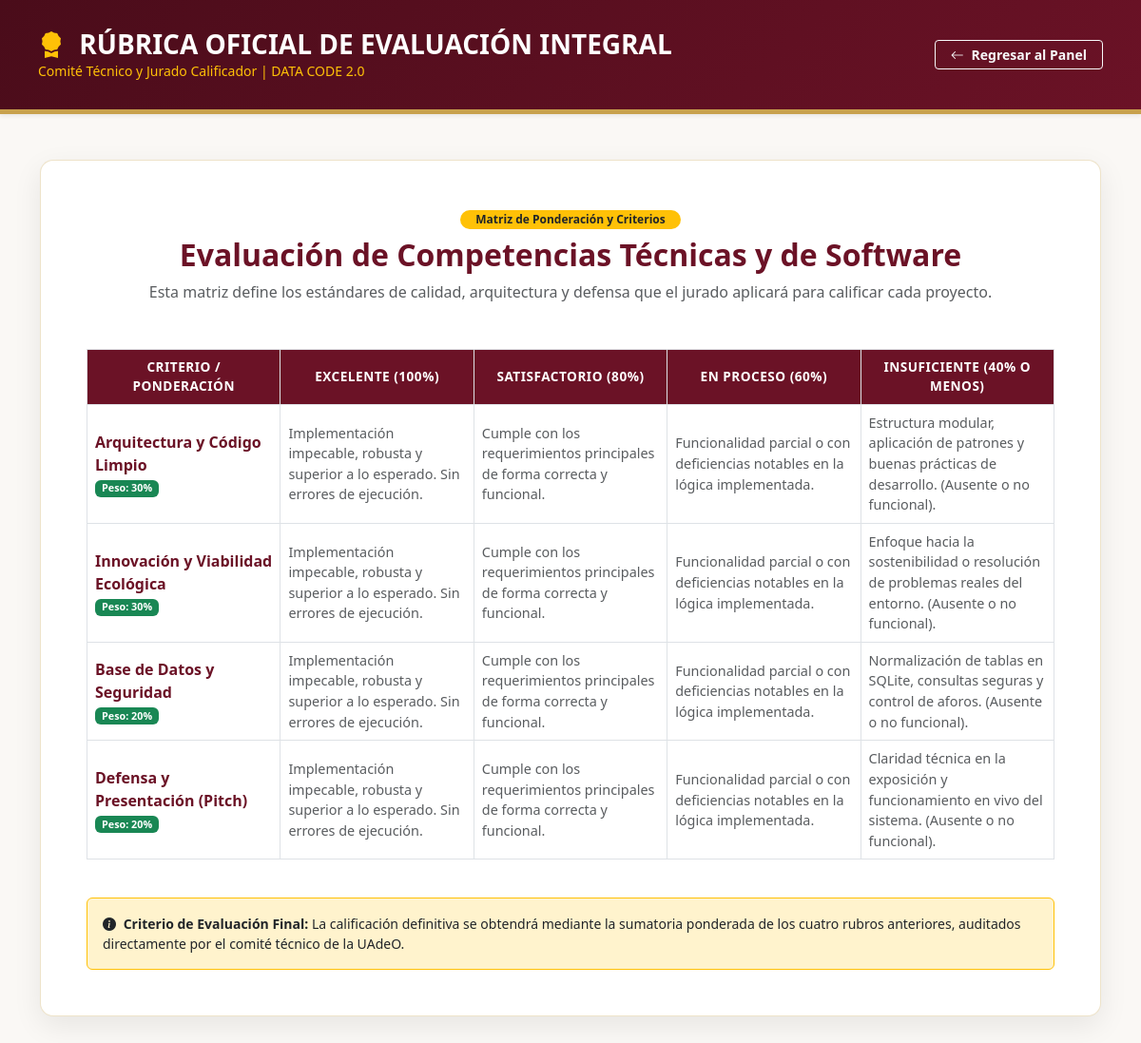
The page /rubrica on the database its author committed.
### tables this page shows
CREATE TABLE rubrica (
            id INTEGER PRIMARY KEY AUTOINCREMENT,
            criterio TEXT NOT NULL,
            porcentaje TEXT NOT NULL,
            descripcion TEXT NOT NULL
        );

### app.py (the view)
@app.route('/rubrica', methods=['GET'])
def vista_rubrica():
    conn = get_db_connection()
    criterios = conn.execute('SELECT * FROM rubrica').fetchall()
    conn.close()
    return render_template('rubrica_alumno.html', criterios=criterios)

### app.py (called while the page is built)
def get_db_connection():
    conn = sqlite3.connect('database.db')
    conn.row_factory = sqlite3.Row
    return conn

### templates/rubrica_alumno.html (shortened to what this page needs)
<!DOCTYPE html>
<html lang="es">
<head>
    <link href="https://cdn.jsdelivr.net/npm/bootstrap@5.3.0/dist/css/bootstrap.min.css" rel="stylesheet">
    <link rel="stylesheet" href="https://cdn.jsdelivr.net/npm/bootstrap-icons@1.11.1/font/bootstrap-icons.css">
</head>
<body>
    <header class="header-uadeo d-flex justify-content-between align-items-center shadow-sm">
        <div>
            <h3 class="fw-bold mb-0 text-uppercase"><i class="bi bi-award-fill text-warning me-2"></i> Rúbrica Oficial de Evaluación Integral</h3>
            <p class="small text-warning mb-0">Comité Técnico y Jurado Calificador | DATA CODE 2.0</p>
        </div>
        <div>
            <a href="javascript:history.back()" class="btn btn-outline-light btn-sm fw-bold px-3">
                <i class="bi bi-arrow-left me-1"></i> Regresar al Panel
            </a>
        </div>
    </header>
    <div class="container py-5">
        <div class="row justify-content-center">
            <div class="col-xl-12">
                <div class="card-rubrica p-4 p-md-5">
                    <div class="text-center mb-5">
                        <span class="badge bg-warning text-dark px-3 py-1 rounded-pill fw-bold mb-2">Matriz de Ponderación y Criterios</span>
                        <h2 class="fw-bold" style="color: var(--uadeo-guinda);">Evaluación de Competencias Técnicas y de Software</h2>
                        <p class="text-muted">Esta matriz define los estándares de calidad, arquitectura y defensa que el jurado aplicará para calificar cada proyecto.</p>
                    </div>
                    <div class="table-responsive">
                        <table class="table table-bordered table-hover align-middle table-rubrica">
                            <thead>
                                <tr>
                                    <th style="width: 20%;">Criterio / Ponderación</th>
                                    <th style="width: 20%;">Excelente (100%)</th>
                                    <th style="width: 20%;">Satisfactorio (80%)</th>
                                    <th style="width: 20%;">En Proceso (60%)</th>
                                    <th style="width: 20%;">Insuficiente (40% o menos)</th>
                                </tr>
                            </thead>
                            <tbody>
                                {% if criterios %}
                                    {% for r in criterios %}
                                    <tr>
                                        <td>
                                            <div class="criterio-titulo">{{ r['criterio'] }}</div>
                                            <span class="badge bg-success mt-1">Peso: {{ r['porcentaje'] }}</span>
                                        </td>
                                        <td class="small text-muted">Implementación impecable, robusta y superior a lo esperado. Sin errores de ejecución.</td>
                                        <td class="small text-muted">Cumple con los requerimientos principales de forma correcta y funcional.</td>
                                        <td class="small text-muted">Funcionalidad parcial o con deficiencias notables en la lógica implementada.</td>
                                        <td class="small text-muted">{{ r['descripcion'] }} (Ausente o no funcional).</td>
                                    </tr>
                                    {% endfor %}
                                {% endif %}
                            </tbody>
                        </table>
                    </div>
                    <div class="alert alert-warning mt-4 small mb-0 text-dark border-warning">
                        <i class="bi bi-info-circle-fill me-1"></i> <strong>Criterio de Evaluación Final:</strong> La calificación definitiva se obtendrá mediante la sumatoria ponderada de los cuatro rubros anteriores, auditados directamente por el comité técnico de la UAdeO.
                    </div>
                </div>
            </div>
        </div>
    </div>
</body>
</html>

### templates/rubrica_alumno.html (style rules this page uses)
:root { --uadeo-guinda: #6B1226; --uadeo-oscuro: #4A0C1A; --uadeo-dorado: #C8A14D; --uadeo-beige: #FAF8F5; }
body { background-color: var(--uadeo-beige); font-family: 'Segoe UI', system-ui, sans-serif; color: #2D3142; }
.header-uadeo { background: linear-gradient(135deg, var(--uadeo-oscuro) 0%, var(--uadeo-guinda) 100%); color: white; padding: 30px 40px; border-bottom: 5px solid var(--uadeo-dorado); }
.card-rubrica { background: #ffffff; border-radius: 14px; border: 1px solid rgba(200, 161, 77, 0.3); box-shadow: 0 10px 30px rgba(0,0,0,0.08); }
.table-rubrica th { background-color: var(--uadeo-guinda) !important; color: white; text-align: center; vertical-align: middle; font-size: 0.85rem; text-transform: uppercase; letter-spacing: 0.5px; }
.table-rubrica td { vertical-align: middle; font-size: 0.9rem; }
.criterio-titulo { font-weight: 700; color: var(--uadeo-guinda); font-size: 1rem; }

### rows shown on the page
rubrica: criterio "Arquitectura y Código Limpio", porcentaje "30%", descripcion "Estructura modular, aplicación de patrones y buenas prácticas de desarrollo."
rubrica: criterio "Innovación y Viabilidad Ecológica", porcentaje "30%", descripcion "Enfoque hacia la sostenibilidad o resolución de problemas reales del entorno."
rubrica: criterio "Base de Datos y Seguridad", porcentaje "20%", descripcion "Normalización de tablas en SQLite, consultas seguras y control de aforos."
rubrica: criterio "Defensa y Presentación (Pitch)", porcentaje "20%", descripcion "Claridad técnica en la exposición y funcionamiento en vivo del sistema."
